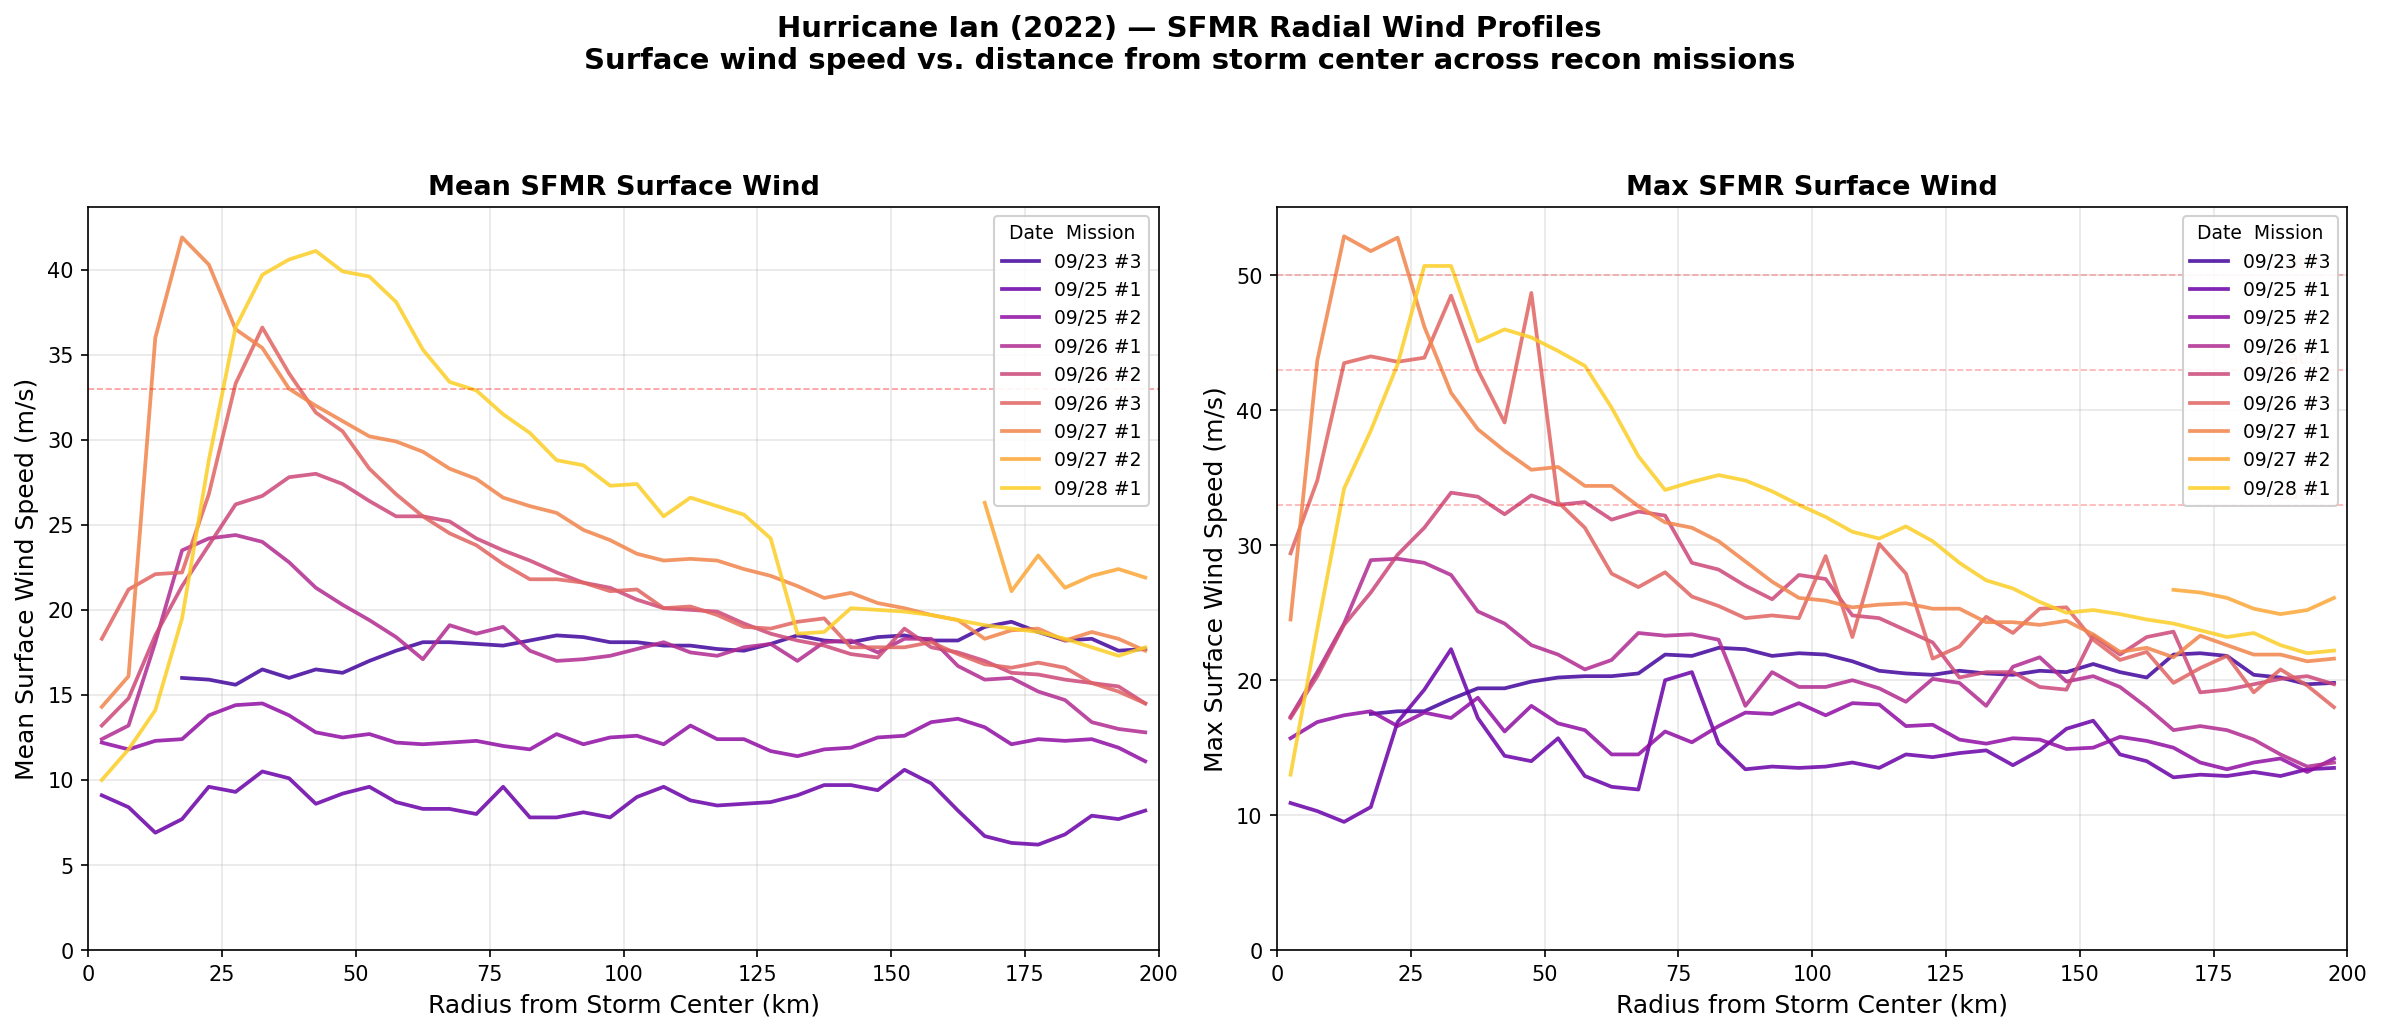

Generate this figure with Python:
"""Plot SFMR radial wind profiles for Hurricane Ian (2022) reconnaissance missions."""

import asyncio
import sys

sys.path.insert(0, "servers/recon-mcp/src")

import matplotlib
matplotlib.use("Agg")
import matplotlib.pyplot as plt
import matplotlib.cm as cm
import numpy as np

from recon_mcp.client import ReconClient
from recon_mcp.utils import (
    cleanup_temp_file,
    compute_radial_wind_profile,
    parse_atcf_best_track,
    parse_directory_listing,
    parse_sfmr_netcdf,
)
from recon_mcp.tools.sfmr import _decode_sfmr_filename


async def fetch_all_profiles():
    """Download SFMR files and compute radial wind profiles."""
    client = ReconClient()
    try:
        # Fetch best track
        print("Fetching best track for AL092022...")
        bdeck_text = await client.fetch_best_track("al", 9, 2022)
        track = parse_atcf_best_track(bdeck_text)
        print(f"  {len(track)} track points")

        # List SFMR files
        sfmr_url = client.build_sfmr_url(2022, "ian")
        html = await client.list_directory(sfmr_url)
        entries = parse_directory_listing(html)
        nc_files = [e for e in entries if e["filename"].endswith(".nc")]
        print(f"  {len(nc_files)} SFMR files found")

        missions = []
        for entry in nc_files[:10]:
            fname = entry["filename"]
            file_url = sfmr_url + fname
            tmp_path = None
            try:
                print(f"  Downloading {fname}...")
                tmp_path = await client.download_netcdf(file_url)
                sfmr_data = parse_sfmr_netcdf(tmp_path)
                profile = compute_radial_wind_profile(
                    sfmr_data, track, bin_size_km=5.0, max_radius_km=200.0
                )
                info = _decode_sfmr_filename(fname)

                if profile:
                    # Extract radius midpoints and wind values
                    radii = [(b["radius_min_km"] + b["radius_max_km"]) / 2 for b in profile]
                    mean_winds = [b["mean_wind_ms"] for b in profile]
                    max_winds = [b["max_wind_ms"] for b in profile]

                    date_str = info.get("date", "")
                    if date_str and len(date_str) == 8:
                        label = f"{date_str[4:6]}/{date_str[6:]} #{info.get('mission_seq', '')}"
                    else:
                        label = fname

                    missions.append({
                        "label": label,
                        "date": date_str,
                        "radii": radii,
                        "mean_winds": mean_winds,
                        "max_winds": max_winds,
                        "peak_wind": max(max_winds),
                        "filename": fname,
                    })
            except Exception as e:
                print(f"    Error: {e}")
            finally:
                cleanup_temp_file(tmp_path)

        return missions
    finally:
        await client.close()


def plot_profiles(missions):
    """Create the radial wind profile plot."""
    fig, (ax1, ax2) = plt.subplots(1, 2, figsize=(16, 7))

    # Sort by date for consistent coloring
    missions.sort(key=lambda m: m["date"])

    # Color map: cool colors for early, warm for later (intensification)
    colors = cm.plasma(np.linspace(0.1, 0.9, len(missions)))

    # Left panel: Mean wind profiles
    for i, m in enumerate(missions):
        ax1.plot(m["radii"], m["mean_winds"], color=colors[i], linewidth=1.8,
                 label=m["label"], alpha=0.85)

    ax1.set_xlabel("Radius from Storm Center (km)", fontsize=12)
    ax1.set_ylabel("Mean Surface Wind Speed (m/s)", fontsize=12)
    ax1.set_title("Mean SFMR Surface Wind", fontsize=13, fontweight="bold")
    ax1.legend(fontsize=9, title="Date  Mission", title_fontsize=9,
               loc="upper right", framealpha=0.9)
    ax1.set_xlim(0, 200)
    ax1.set_ylim(0, None)
    ax1.grid(True, alpha=0.3)
    ax1.axhline(y=33, color="red", linestyle="--", alpha=0.4, linewidth=0.8)
    ax1.text(195, 33.5, "Cat 1", fontsize=8, color="red", alpha=0.5, ha="right")

    # Right panel: Max wind profiles
    for i, m in enumerate(missions):
        ax2.plot(m["radii"], m["max_winds"], color=colors[i], linewidth=1.8,
                 label=m["label"], alpha=0.85)

    ax2.set_xlabel("Radius from Storm Center (km)", fontsize=12)
    ax2.set_ylabel("Max Surface Wind Speed (m/s)", fontsize=12)
    ax2.set_title("Max SFMR Surface Wind", fontsize=13, fontweight="bold")
    ax2.legend(fontsize=9, title="Date  Mission", title_fontsize=9,
               loc="upper right", framealpha=0.9)
    ax2.set_xlim(0, 200)
    ax2.set_ylim(0, None)
    ax2.grid(True, alpha=0.3)

    # Category thresholds on max wind panel
    for thresh, cat_label in [(33, "Cat 1"), (43, "Cat 2"), (50, "Cat 3")]:
        ax2.axhline(y=thresh, color="red", linestyle="--", alpha=0.3, linewidth=0.8)
        ax2.text(195, thresh + 0.5, cat_label, fontsize=8, color="red", alpha=0.5, ha="right")

    fig.suptitle("Hurricane Ian (2022) — SFMR Radial Wind Profiles\n"
                 "Surface wind speed vs. distance from storm center across recon missions",
                 fontsize=14, fontweight="bold", y=0.98)
    plt.tight_layout(rect=[0, 0, 1, 0.93])

    outpath = "ian_sfmr_radial_profiles.png"
    plt.savefig(outpath, dpi=150, bbox_inches="tight", facecolor="white")
    print(f"\nSaved: {outpath}")
    plt.close()


if __name__ == "__main__":
    missions = asyncio.run(fetch_all_profiles())
    print(f"\n{len(missions)} missions with valid profiles")
    plot_profiles(missions)
